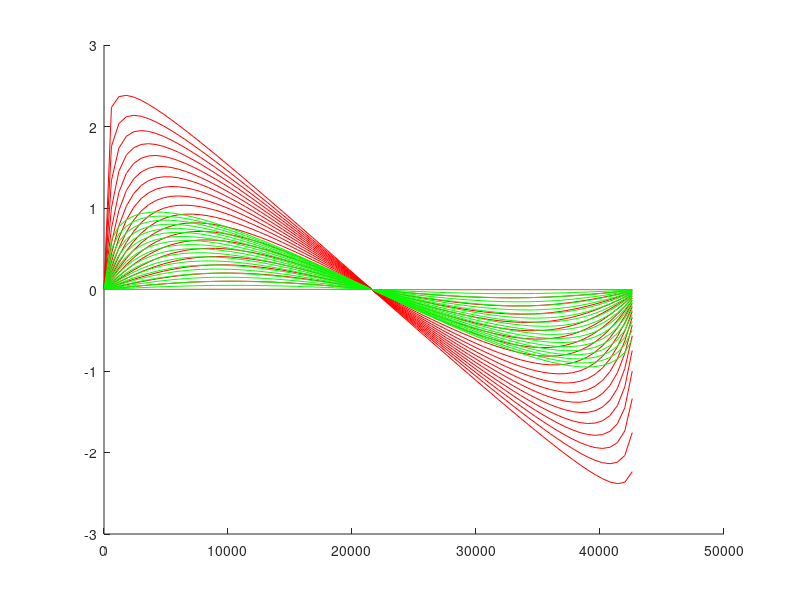

Source code (MATLAB):
%% M-file to evaluate motion equationsclear all;n = (2*pi)/43200; % Mean motion of satellite 12-hour period%% Loop over eccentricityfigure; clfhold on;for e = 0.001:0.05:0.99	% Loop over one orbit	i = 0;	for t = 0:600:43199		i = i + 1;		M = n*t;   % Mean anomaly		% Compute eccentric anomaly by iteration		ek = M; eko = ek;		for j = 1:100			ek = M + e*sin(ek);			dek = ek - eko;			eko = ek;		end		if( abs(dek) > 1.e-6 )			fprintf(1,'Kepler equation not solved accurately %f\n',dek)		end		v(i) = atan2(sqrt(1-e^2)*sin(ek)/(1-e*cos(ek)),(cos(ek)-e)/(1-e*cos(ek)));		if( v(i) < 0 ) 			v(i) = v(i) + 2*pi;		end%		fprintf(1,' Anomalies Mean %10f Eccentric %10f True %10f \n',M*180/pi,ek*180/pi,v(i)*180/pi)		Ms(i) = M;		eks(i) = ek;		ts(i) = t;	end	plot(ts,v-Ms,'r');	plot(ts,eks-Ms,'g');end		